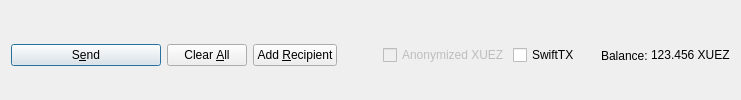
         <widget class="QFrame" name="frame_Send">
          <layout class="QHBoxLayout" name="horizontalLayout">
           <property name="bottomMargin">
            <number>0</number>
           </property>
           <item>
            <widget class="QPushButton" name="sendButton">
             <property name="minimumSize">
              <size>
               <width>150</width>
               <height>0</height>
              </size>
             </property>
             <property name="toolTip">
              <string>Confirm the send action</string>
             </property>
             <property name="text">
              <string>S&amp;end</string>
             </property>
             <property name="icon">
              <iconset resource="../xuez.qrc">
               <normaloff>:/icons/send</normaloff>:/icons/send</iconset>
             </property>
             <property name="autoDefault">
              <bool>false</bool>
             </property>
             <property name="default">
              <bool>true</bool>
             </property>
            </widget>
           </item>
           <item>
            <widget class="QPushButton" name="clearButton">
             <property name="sizePolicy">
              <sizepolicy hsizetype="Minimum" vsizetype="Fixed">
               <horstretch>0</horstretch>
               <verstretch>0</verstretch>
              </sizepolicy>
             </property>
             <property name="toolTip">
              <string>Clear all fields of the form.</string>
             </property>
             <property name="text">
              <string>Clear &amp;All</string>
             </property>
             <property name="icon">
              <iconset resource="../xuez.qrc">
               <normaloff>:/icons/remove</normaloff>:/icons/remove</iconset>
             </property>
             <property name="autoDefault">
              <bool>false</bool>
             </property>
            </widget>
           </item>
           <item>
            <widget class="QPushButton" name="addButton">
             <property name="toolTip">
              <string>Send to multiple recipients at once</string>
             </property>
             <property name="text">
              <string>Add &amp;Recipient</string>
             </property>
             <property name="icon">
              <iconset resource="../xuez.qrc">
               <normaloff>:/icons/add</normaloff>:/icons/add</iconset>
             </property>
             <property name="autoDefault">
              <bool>false</bool>
             </property>
            </widget>
           </item>
           <item>
            <spacer name="horizontalSpacer">
             <property name="orientation">
              <enum>Qt::Horizontal</enum>
             </property>
             <property name="sizeHint" stdset="0">
              <size>
               <width>40</width>
               <height>20</height>
              </size>
             </property>
            </spacer>
           </item>
           <item>
            <layout class="QHBoxLayout" name="horizontalLayout_2">
             <property name="spacing">
              <number>3</number>
             </property>
             <item>
              <widget class="QCheckBox" name="checkzXUEZ">
               <property name="enabled">
                <bool>false</bool>
               </property>
               <property name="text">
                <string>Anonymized XUEZ</string>
               </property>
              </widget>
             </item>
             <item>
              <widget class="QCheckBox" name="checkSwiftTX">
               <property name="enabled">
                <bool>true</bool>
               </property>
               <property name="minimumSize">
                <size>
                 <width>85</width>
                 <height>0</height>
                </size>
               </property>
               <property name="text">
                <string>SwiftTX</string>
               </property>
              </widget>
             </item>
             <item>
              <widget class="QLabel" name="label">
               <property name="text">
                <string>Balance:</string>
               </property>
              </widget>
             </item>
             <item>
              <widget class="QLabel" name="labelBalance">
               <property name="sizePolicy">
                <sizepolicy hsizetype="Preferred" vsizetype="Fixed">
                 <horstretch>0</horstretch>
                 <verstretch>0</verstretch>
                </sizepolicy>
               </property>
               <property name="cursor">
                <cursorShape>IBeamCursor</cursorShape>
               </property>
               <property name="text">
                <string notr="true">123.456 XUEZ</string>
               </property>
               <property name="textInteractionFlags">
                <set>Qt::LinksAccessibleByMouse|Qt::TextSelectableByKeyboard|Qt::TextSelectableByMouse</set>
               </property>
              </widget>
             </item>
            </layout>
           </item>
          </layout>
         </widget>
